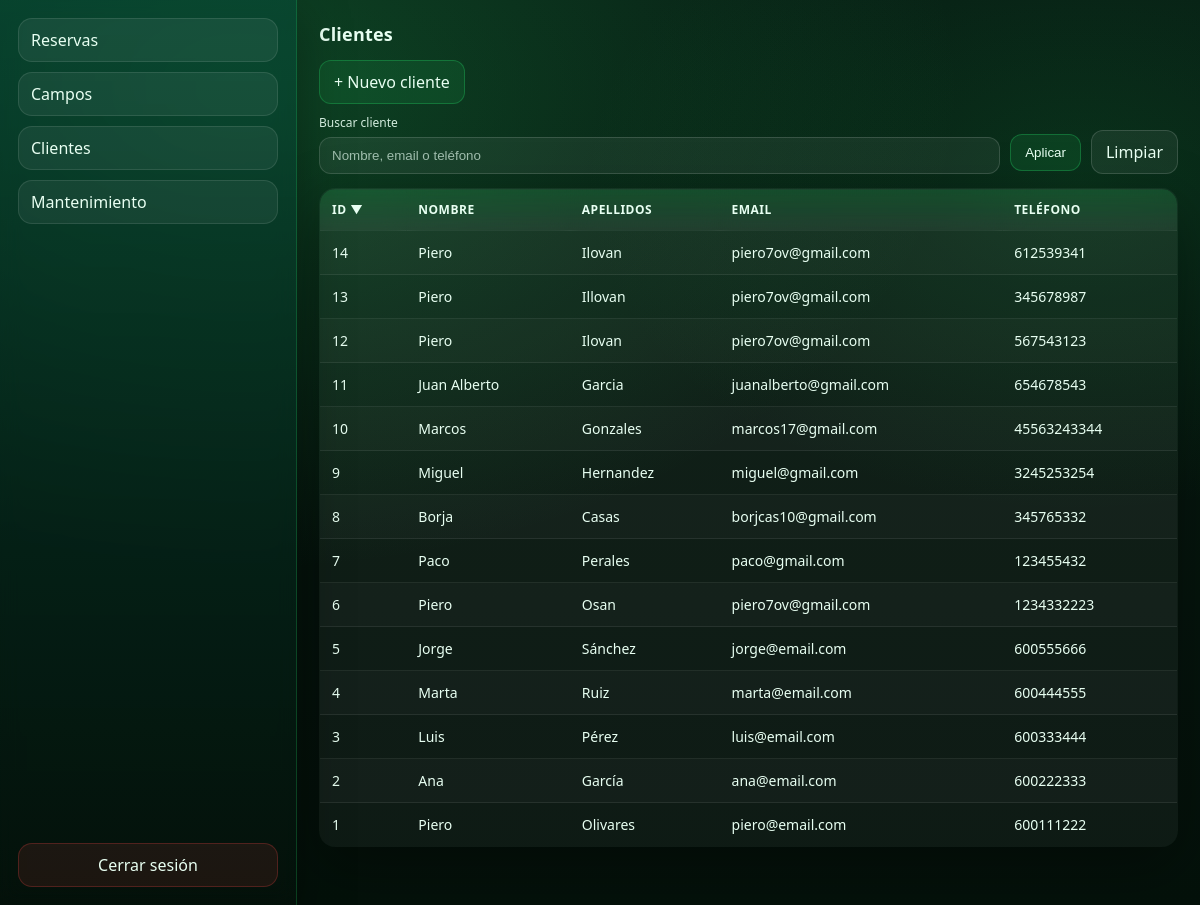
Screenshot of /?tabla=cliente (signed in) with the database file from the repository.
### tables this page shows
CREATE TABLE `cliente` (
  `id` int(11) NOT NULL AUTO_INCREMENT,
  `nombre` varchar(255) DEFAULT NULL,
  `apellidos` varchar(255) DEFAULT NULL,
  `email` varchar(255) DEFAULT NULL,
  `telefono` varchar(255) DEFAULT NULL,
  PRIMARY KEY (`id`)
);

### inc/tabla_helpers.php (called while the page is built, shortened)
<?php
function e($v): string {
  return htmlspecialchars((string)$v, ENT_QUOTES | ENT_SUBSTITUTE, "UTF-8");
}

### inc/views/cliente_list.php (the view, shortened to what this page needs)
<?php
  $q = trim((string)($_GET["q"] ?? ""));
  $sort = (string)($_GET["sort"] ?? "id");
  $dir  = strtolower((string)($_GET["dir"] ?? "desc")) === "asc" ? "asc" : "desc";
  $SORT_MAP = [
    "id"        => "c.id",
    "nombre"    => "c.nombre",
    "apellidos" => "c.apellidos",
    "email"     => "c.email",
    "telefono"  => "c.telefono",
  ];
  echo "<div style='margin:0 0 10px; display:flex; gap:10px; align-items:center;'>";
  echo "<a class='btn primary' href='?tabla=cliente&accion=nuevo'>+ Nuevo cliente</a>";
  echo "</div>";
  $sql = "SELECT c.id, c.nombre, c.apellidos, c.email, c.telefono FROM cliente c";
  $sql .= " ORDER BY " . $SORT_MAP[$sort] . " " . $dir;
  echo "<form class='filters' method='GET' action='?'>";
  echo "<div class='field grow'><label>Buscar cliente</label><input type='text' name='q' value='" . e($q) . "' placeholder='Nombre, email o teléfono'></div>";
  echo "<div class='actions'>";
  echo "<button class='btn primary' type='submit'>Aplicar</button>";
  echo "<a class='btn' href='?tabla=cliente'>Limpiar</a>";
  echo "</div>";
  echo "</form>";
  $st = $cn->prepare($sql);
  $st->execute();
  $res = $st->get_result();
  $base = ["tabla" => "cliente", "q" => $q];
  $makeSortUrl = function(string $col) use ($base, $sort, $dir): string {
    $nextDir = ($sort === $col && $dir === "asc") ? "desc" : "asc";
    $qs = $base;
    $qs["sort"] = $col;
    $qs["dir"]  = $nextDir;
    return "?" . http_build_query($qs);
  };
  $arrow = function(string $col) use ($sort, $dir): string {
    if ($sort !== $col) return "";
    return $dir === "asc" ? " ▲" : " ▼";
  };
  echo "<table>";
  echo "<tr>";
  echo "<th><a class='sort' href='" . e($makeSortUrl("id")) . "'>ID" . e($arrow("id")) . "</a></th>";
  echo "<th><a class='sort' href='" . e($makeSortUrl("nombre")) . "'>Nombre" . e($arrow("nombre")) . "</a></th>";
  echo "<th><a class='sort' href='" . e($makeSortUrl("apellidos")) . "'>Apellidos" . e($arrow("apellidos")) . "</a></th>";
  echo "<th><a class='sort' href='" . e($makeSortUrl("email")) . "'>Email" . e($arrow("email")) . "</a></th>";
  echo "<th><a class='sort' href='" . e($makeSortUrl("telefono")) . "'>Teléfono" . e($arrow("telefono")) . "</a></th>";
  echo "</tr>";
  if ($res && $res->num_rows > 0) {
    while ($r = $res->fetch_assoc()) {
      echo "<tr>";
      echo "<td>" . e($r["id"]) . "</td>";
      echo "<td>" . e($r["nombre"]) . "</td>";
      echo "<td>" . e($r["apellidos"]) . "</td>";
      echo "<td>" . e($r["email"]) . "</td>";
      echo "<td>" . e($r["telefono"]) . "</td>";
      echo "</tr>";
    }
  } else {
    echo "<tr><td colspan='5'>No hay registros.</td></tr>";
  }
  echo "</table>";

### index.php (shortened to what this page needs)
<?php
$logueado = isset($_SESSION["usuario"]) && $_SESSION["usuario"] !== "";
if ($logueado) {
?>
<!doctype html>
<html lang="es">
  <head>
    <link rel="stylesheet" href="css/panel.css">
  </head>
  <body>
    <nav>
      <a href="?tabla=reserva">Reservas</a>
      <a href="?tabla=campo">Campos</a>
      <a href="?tabla=cliente">Clientes</a>
      <a href="?tabla=mantenimiento">Mantenimiento</a>
      <a class="logout" href="?logout=1">Cerrar sesión</a>
    </nav>
    <main>
      <?php include __DIR__ . "/inc/tabla.php"; ?>
    </main>
  </body>
</html>
<?php
} else {
  include __DIR__ . "/inc/login.php";
}
?>

### inc/tabla.php (shortened to what this page needs)
<?php
require_once __DIR__ . "/tabla_helpers.php";
$TABLAS_PERMITIDAS = [
  "reserva"       => "Reservas",
  "campo"         => "Campos",
  "cliente"       => "Clientes",
  "mantenimiento" => "Mantenimiento",
];
$tabla  = $_GET["tabla"] ?? "reserva";
$cn = new mysqli($DB_HOST, $DB_USER, $DB_PASS, $DB_NAME);
$cn->set_charset("utf8mb4");
echo "<h2 style='margin:0 0 14px; font-size:18px; letter-spacing:.2px;'>" . e($TABLAS_PERMITIDAS[$tabla]) . "</h2>";
if ($tabla === "cliente") {
    require __DIR__ . "/views/cliente_list.php";
    return;
}

### css/panel.css (style rules this page uses)
:root { --bg0: #04110a; --bg1: #071a12; --surface: rgba(255, 255, 255, .06); --border: rgba(255, 255, 255, .12); --text: #e8fff2; --accent: #22c55e; --warn: #fbbf24; --danger: #ef4444; }
html, body { height: 100%; }
body { margin: 0; display: flex; font-family: system-ui, -apple-system, Segoe UI, Roboto, sans-serif; color: var(--text); background: radial-gradient(1200px 800px at 20% 10%, rgba(34, 197, 94, .25), transparent 60%), radial-gradient(900px 600px at 90% 20%, rgba(22, 163, 74, .18), transparent 55%), linear-gradient(180deg, var(--bg1), var(--bg0)); }
nav { width: 260px; padding: 18px; display: flex; flex-direction: column; gap: 10px; background: linear-gradient(180deg, rgba(6, 78, 59, .55), rgba(4, 17, 10, .70)); border-right: 1px solid rgba(34, 197, 94, .25); box-shadow: 0 18px 50px rgba(0, 0, 0, .35); backdrop-filter: blur(10px); position: sticky; top: 0; height: 100vh; overflow: auto; }
nav a { display: block; padding: 10px 12px; border-radius: 14px; text-decoration: none; color: var(--text); background: rgba(255, 255, 255, .06); border: 1px solid rgba(255, 255, 255, .10); transition: transform .15s ease, background .15s ease, border-color .15s ease; }
nav a.logout { margin-top: auto; background: rgba(239, 68, 68, .10); border-color: rgba(239, 68, 68, .25); text-align: center; }
main { flex: 1; padding: 22px; overflow: auto; }
.filters { display: flex; flex-wrap: wrap; gap: 10px; align-items: end; margin: 0 0 14px; }
.filters .field { display: flex; flex-direction: column; gap: 6px; min-width: 180px; }
.filters .field.grow { flex: 1; min-width: 240px; }
.filters label { font-size: 12px; opacity: .9; }
.filters input[type="text"], .filters input[type="date"], .filters select { padding: 10px 12px; border-radius: 12px; border: 1px solid rgba(255, 255, 255, .14); background: rgba(255, 255, 255, .06); color: var(--text); outline: none; }
.filters input::placeholder { color: rgba(232, 255, 242, .65); }
.filters .actions { display: flex; gap: 10px; align-items: center; }
.btn { padding: 10px 14px; border-radius: 12px; border: 1px solid rgba(255, 255, 255, .14); background: rgba(255, 255, 255, .06); color: var(--text); cursor: pointer; text-decoration: none; display: inline-flex; align-items: center; gap: 8px; user-select: none; }
.btn.primary { border-color: rgba(34, 197, 94, .35); background: rgba(34, 197, 94, .12); }
main table { width: 100%; border-collapse: collapse; overflow: hidden; border-radius: 16px; background: rgba(255, 255, 255, .04); border: 1px solid rgba(255, 255, 255, .12); box-shadow: 0 20px 60px rgba(0, 0, 0, .35); }
main table th { position: sticky; top: 0; z-index: 1; text-align: left; font-size: 12px; letter-spacing: .5px; text-transform: uppercase; padding: 12px; background: linear-gradient(180deg, rgba(34, 197, 94, .18), rgba(255, 255, 255, .06)); border-bottom: 1px solid rgba(255, 255, 255, .14); backdrop-filter: blur(10px); }
main table th a.sort { color: inherit; text-decoration: none; display: inline-flex; align-items: center; gap: 8px; }
main table td { padding: 12px; border-bottom: 1px solid rgba(255, 255, 255, .08); color: var(--text); font-size: 14px; max-width: 360px; word-break: break-word; }
main table tr:nth-child(even) td { background: rgba(255, 255, 255, .02); }

### rows the page displays
cliente: id "14", nombre "Piero", apellidos "Ilovan", email "piero7ov@gmail.com", telefono "612539341"
cliente: id "13", nombre "Piero", apellidos "Illovan", email "piero7ov@gmail.com", telefono "345678987"
cliente: id "12", nombre "Piero", apellidos "Ilovan", email "piero7ov@gmail.com", telefono "567543123"
cliente: id "11", nombre "Juan Alberto", apellidos "Garcia", email "juanalberto@gmail.com", telefono "654678543"
cliente: id "10", nombre "Marcos", apellidos "Gonzales", email "marcos17@gmail.com", telefono "45563243344"
cliente: id "9", nombre "Miguel", apellidos "Hernandez", email "miguel@gmail.com", telefono "3245253254"
cliente: id "8", nombre "Borja", apellidos "Casas", email "borjcas10@gmail.com", telefono "345765332"
cliente: id "7", nombre "Paco", apellidos "Perales", email "paco@gmail.com", telefono "123455432"
cliente: id "6", nombre "Piero", apellidos "Osan", email "piero7ov@gmail.com", telefono "1234332223"
cliente: id "5", nombre "Jorge", apellidos "Sánchez", email "jorge@email.com", telefono "600555666"
cliente: id "4", nombre "Marta", apellidos "Ruiz", email "marta@email.com", telefono "600444555"
cliente: id "3", nombre "Luis", apellidos "Pérez", email "luis@email.com", telefono "600333444"
cliente: id "2", nombre "Ana", apellidos "García", email "ana@email.com", telefono "600222333"
cliente: id "1", nombre "Piero", apellidos "Olivares", email "piero@email.com", telefono "600111222"

### other values shown
$TABLAS_PERMITIDAS[$tabla] "Clientes"
$arrow("id") "▼"
